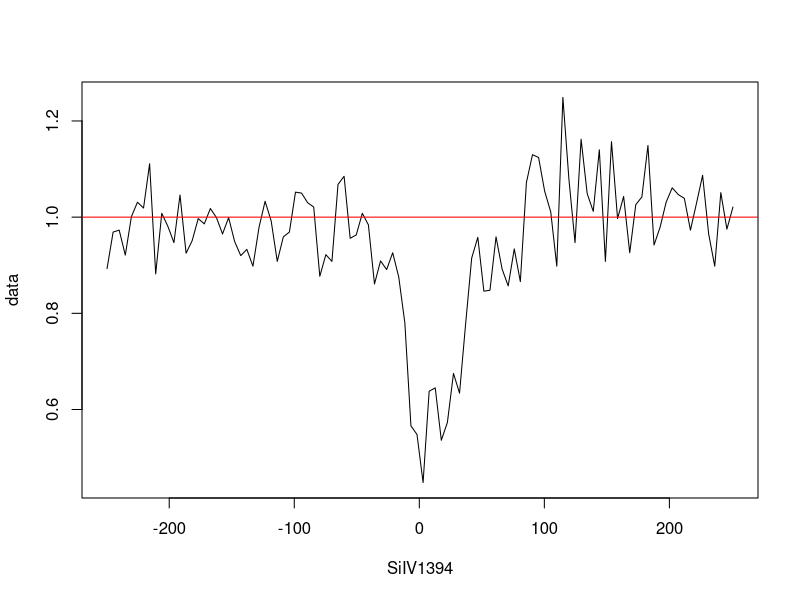
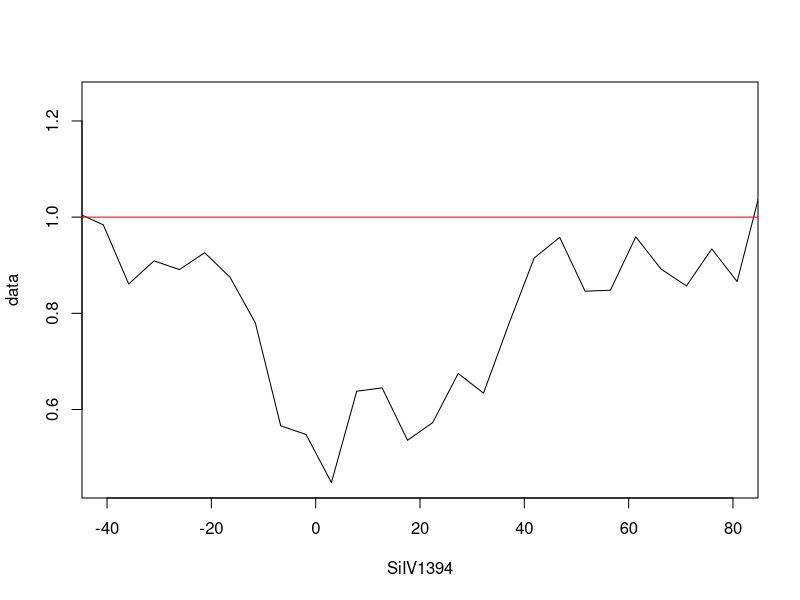
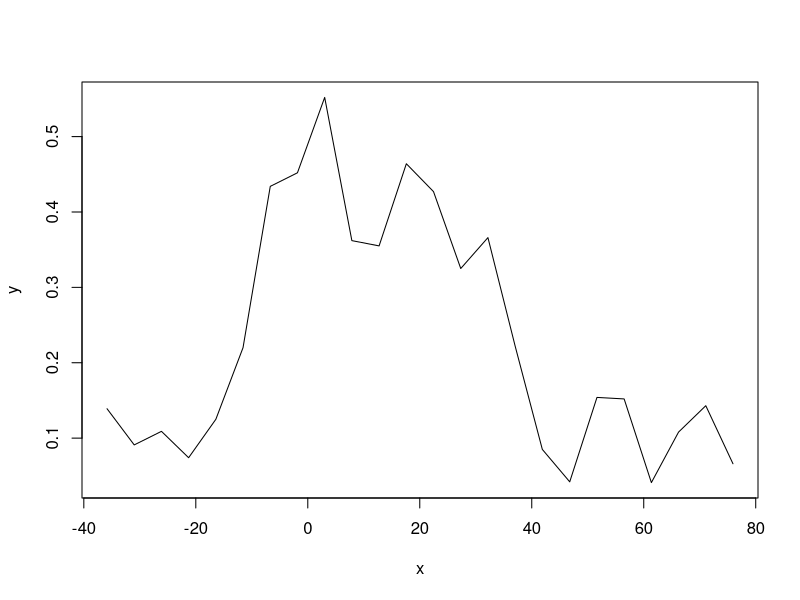
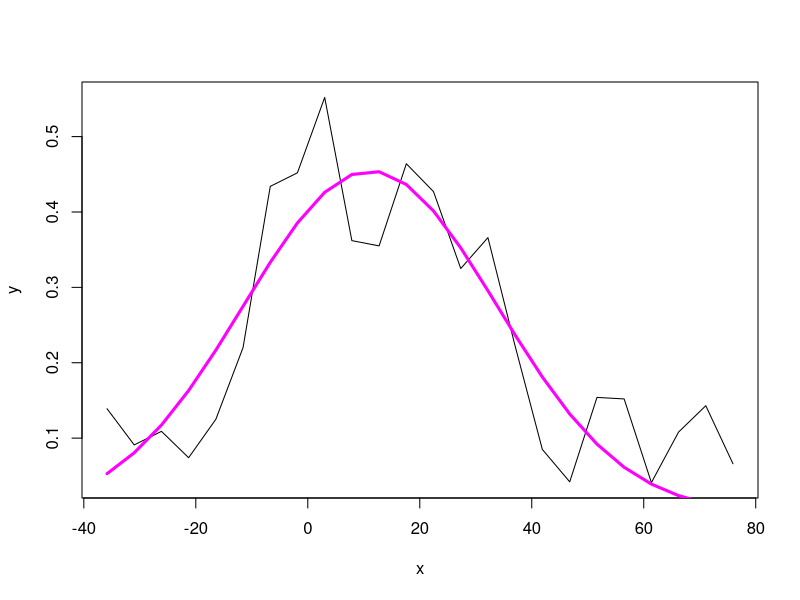
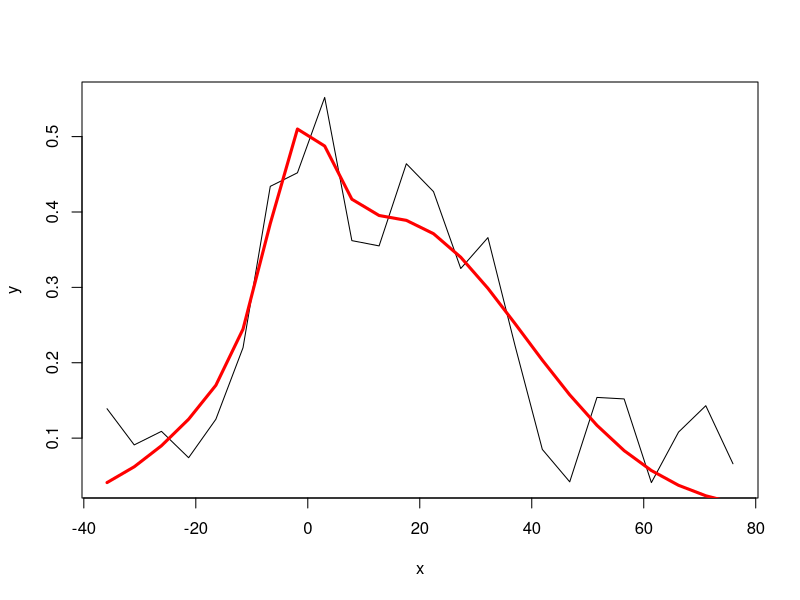
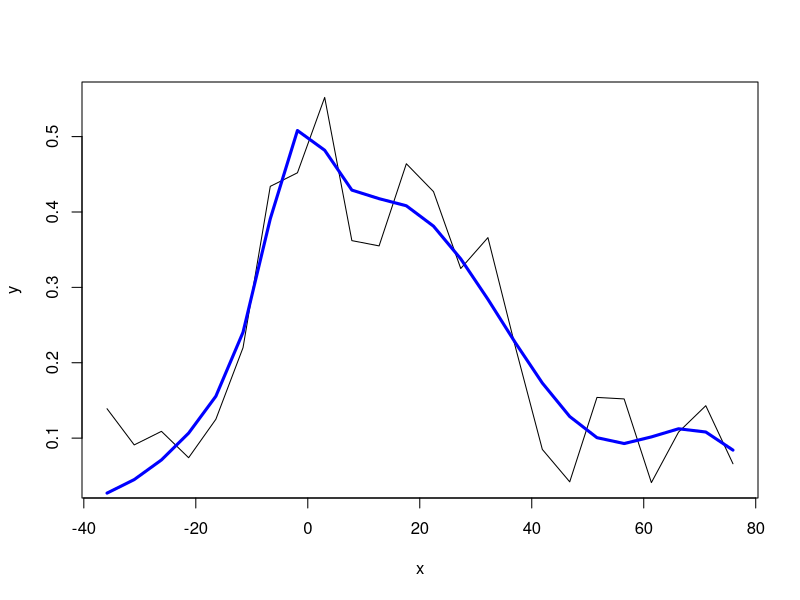
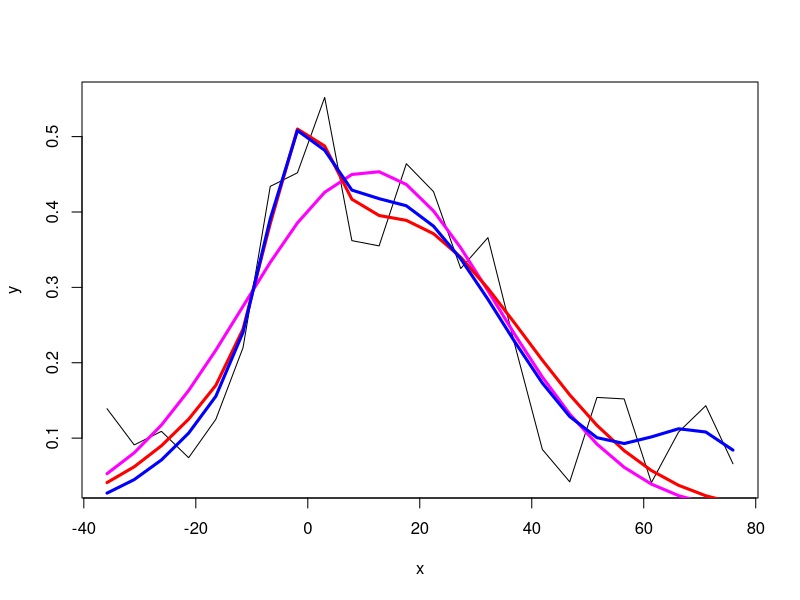
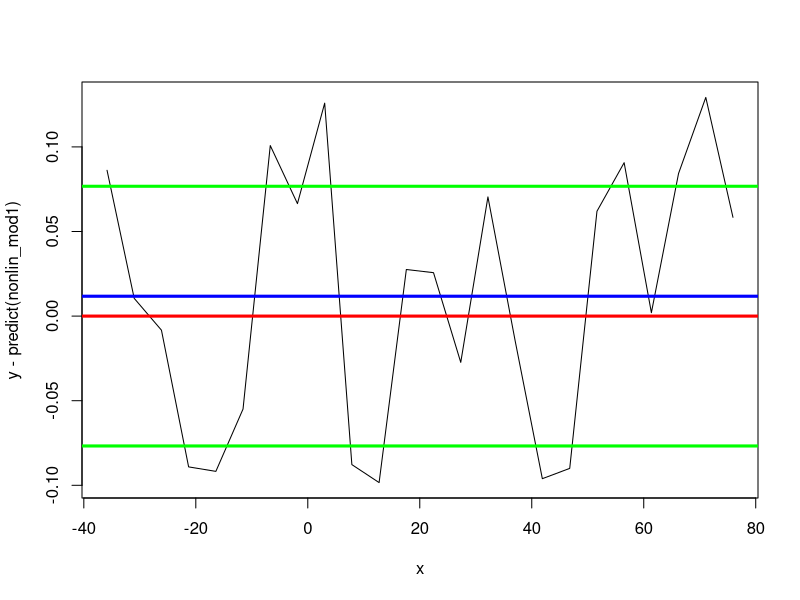

Recreate these plots in R, in order.
espectro1=read.table("QSO_1394.txt", h=T)
attach(espectro1)

plot(espectro1, type="l")
abline(h=1,col='red')

plot(espectro1, type="l", xlim=c(-40,80))
abline(h=1,col='red')

esp1=subset(espectro1,espectro1$SiIV1394>-40 & espectro1$SiIV1394<=80)
y=1-esp1$data
x=esp1$SiIV1394

plot(x,y, type="l")

nonlin_mod1=nls(y ~ a*exp(-(x-m)**2/(2*s**2)),start=list(a=1,m=0,s=10))

plot(x,y, type="l")
lines(x,predict(nonlin_mod1),col="magenta",lwd=3)

nonlin_mod2=nls(y ~ a*exp(-(x-m)**2/(2*s**2))+a2*exp(-(x-m2)**2/(2*s2**2)),start=list(a=1,m=40,s=10,a2=1,m2=0,s2=10))

plot(x,y, type="l")
lines(x,predict(nonlin_mod2),col="red",lwd=3)


nonlin_mod3=nls(y ~ a*exp(-(x-m)**2/(2*s**2))+a2*exp(-(x-m2)**2/(2*s2**2))+a3*exp(-(x-m3)**2/(2*s3**2)),start=list(a=0.5,m=60,s=10,a2=0.3,m2=-4,s2=6,a3=0.5,m3=32,s3=25))

plot(x,y, type="l")
lines(x,predict(nonlin_mod3),col="blue",lwd=3)

plot(x,y, type="l")
lines(x,predict(nonlin_mod1),col="magenta",lwd=3)
lines(x,predict(nonlin_mod2),col="red",lwd=3)
lines(x,predict(nonlin_mod3),col="blue",lwd=3)

nonlin_mod3

plot(x,y-predict(nonlin_mod1), type="l")
abline(h=0,col='red',lwd=3)
abline(h=mean(y-predict(nonlin_mod1)),col='blue',lwd=3)
abline(h=sd(y-predict(nonlin_mod1)),col='green',lwd=3)
abline(h=-sd(y-predict(nonlin_mod1)),col='green',lwd=3)

plot(x,y-predict(nonlin_mod2), type="l")
abline(h=0,col='red',lwd=3)
abline(h=mean(y-predict(nonlin_mod2)),col='blue',lwd=3)
abline(h=sd(y-predict(nonlin_mod2)),col='green',lwd=3)
abline(h=-sd(y-predict(nonlin_mod2)),col='green',lwd=3)

plot(x,y-predict(nonlin_mod3), type="l")
abline(h=0,col='red',lwd=3)
abline(h=mean(y-predict(nonlin_mod3)),col='blue',lwd=3)
abline(h=sd(y-predict(nonlin_mod3)),col='green',lwd=3)
abline(h=-sd(y-predict(nonlin_mod3)),col='green',lwd=3)

par(mfrow=c(3,1))
plot(x,y-predict(nonlin_mod1), type="l")
abline(h=0,col='red',lwd=3)
abline(h=mean(y-predict(nonlin_mod1)),col='blue',lwd=3)
abline(h=sd(y-predict(nonlin_mod1)),col='green',lwd=3)
abline(h=-sd(y-predict(nonlin_mod1)),col='green',lwd=3)

plot(x,y-predict(nonlin_mod2), type="l")
abline(h=0,col='red',lwd=3)
abline(h=mean(y-predict(nonlin_mod2)),col='blue',lwd=3)
abline(h=sd(y-predict(nonlin_mod2)),col='green',lwd=3)
abline(h=-sd(y-predict(nonlin_mod2)),col='green',lwd=3)

plot(x,y-predict(nonlin_mod3), type="l")
abline(h=0,col='red',lwd=3)
abline(h=mean(y-predict(nonlin_mod3)),col='blue',lwd=3)
abline(h=sd(y-predict(nonlin_mod3)),col='green',lwd=3)
abline(h=-sd(y-predict(nonlin_mod3)),col='green',lwd=3)
par(mfrow=c(1,1))

summary(nonlin_mod3)

y1 = 0.09878*exp(-(x-69.50208)**2/(2*9.48551**2))
y2 = 0.19125*exp(-(x-(-2.13888))**2/(2*5.17480**2))
y3 = 0.41501*exp(-(x-13.70914)**2/(2*21.20819**2))

plot(x,y, type="l")
lines(x,y1, col='red',lwd=2)
lines(x,y2, col='blue',lwd=2)
lines(x,y3, col='green',lwd=2)

plot(x,y, type="l",ylim=c(-0.1,0.6))
lines(x,y1, col='red',lwd=2)
lines(x,y2, col='blue',lwd=2)
lines(x,y3, col='green',lwd=2)
